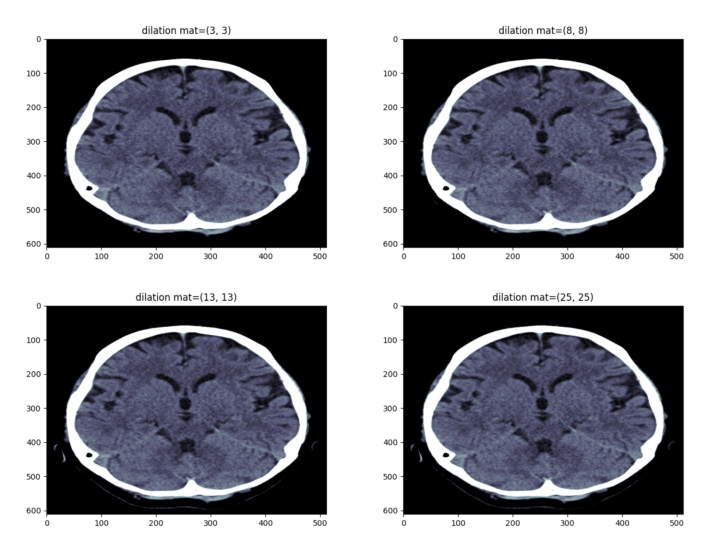
#> input picture Images/Preprocessing/Dilation/dilation_collage_1.jpg, 1440 x 1080 px (shown at 1/2 size); its folder holds only this picture in this run
$ python -i dicomProcessing_helpingFunctions.py   (imports and definitions only)
#> lines starting #> are read from the running program, lines starting #| are printed output that depends on the picture
import os
import pydicom as pdcm
import numpy as np
import scipy as sp
import skimage
import cv2

from typing import Any
from dicomProcessing_plotScans import *

# [172 lines left out: functions allowed_types, normalize, transform_to_hu, filter_data, thresholding, mean_filter and 1 more, not called in this run]


def clear_data(data, dil_mat=(10, 10), show_diff=False, save=False):
    """
    Function filters out noise in scan, it sets all
    pixels > 100 (bone) to 100 and all
    pixels < 0 (background) to value 0
    (original scan max value is approx. 1000 and min value -1000)

    :param data: CT scan data array in HU
    :param dil_mat: Dilation matrix of shape (N x N)
    :param show_diff: True/False (debug parameter) - if true result is shown
    :return: clean (without noise) data
    """
    org_data = data.copy()
    skull = data == 1
    data[data == 1] = 0

    segmentation = skimage.morphology.dilation(data, np.ones(dil_mat))

    labels, label_nb = sp.ndimage.label(segmentation)
    label_count = np.bincount(labels.ravel().astype(int))
    label_count[0] = 0

    mask = labels == label_count.argmax()
    # mask = skimage.morphology.dilation(mask, np.ones(dil_mat))
    # mask = sp.ndimage.morphology.binary_fill_holes(mask)
    # mask = skimage.morphology.dilation(mask, np.ones(dil_mat))

    mask = skimage.morphology.erosion(mask, np.ones((3, 3)))
    mask = skimage.morphology.erosion(mask, np.ones((3, 3)))
    mask = sp.ndimage.morphology.binary_fill_holes(mask)
    mask = skimage.morphology.dilation(mask, np.ones(dil_mat))

    # data = cv2.erode(data, np.ones(dil_mat))
    # data = cv2.erode(data, np.ones(dil_mat))
    # mask = 1
    res = (mask * data) # + skull
    res[res == 100] = 0

    if show_diff:
        plot_difference(org_data, data, func_title="clear noise")

    return res


# [276 lines left out: functions zoom_scan, resize_scan, move_to_center, rotate_to_center, uniform_depth, load_data and 1 more, not called in this run]

>>> import cv2
>>> picture = cv2.imread('../../Images/Preprocessing/Dilation/dilation_collage_1.jpg')
#> picture is the input picture: shape (1080, 1440, 3); mean B, G, R 144.6, 137.1, 136.3
>>> result = clear_data(picture)
#> in clear_data, `skull = data == 1`:
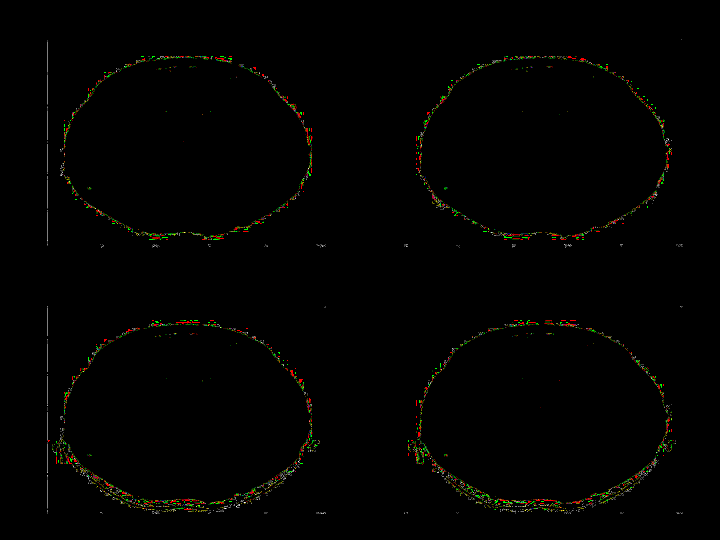
#> skull: shape (1080, 1440, 3) bool (shown at 1/2 size); mean B, G, R 0.00299, 0.00732, 0.0079
#> (the run stopped early here; a loop or call above may not have finished)
